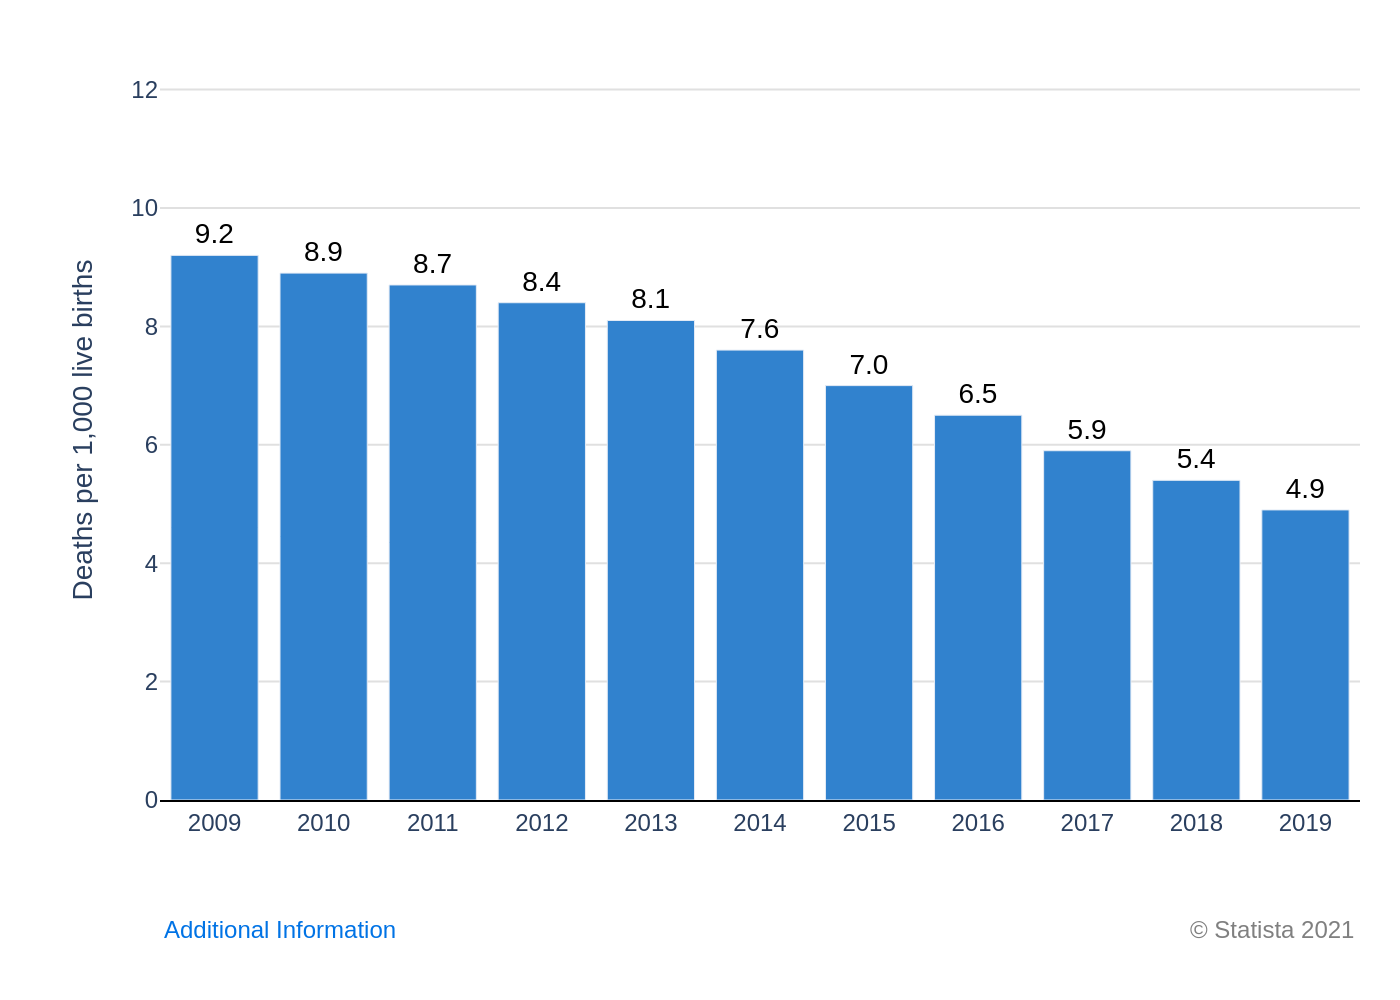

This chart was generated by the following Python code:
import sys
import json
import plotly.graph_objects as go
import os

# Check for command-line argument
if len(sys.argv) != 2:
    print("Usage: python generate_chart.py <path_to_json_file>")
    sys.exit(1)

# Get JSON file path from command-line argument
json_file_path = sys.argv[1]

# Read the JSON data
try:
    with open(json_file_path, 'r', encoding='utf-8') as f:
        chart_config = json.load(f)
except FileNotFoundError:
    print(f"Error: The file '{json_file_path}' was not found.")
    sys.exit(1)
except json.JSONDecodeError:
    print(f"Error: The file '{json_file_path}' is not a valid JSON file.")
    sys.exit(1)

# Extract data and texts
chart_data = chart_config.get('chart_data', [])
texts = chart_config.get('texts', {})
colors = chart_config.get('colors', [])

# Prepare data for Plotly
x_values = [item['x'] for item in chart_data]
y_values = [item['y'] for item in chart_data]

# Create the figure
fig = go.Figure()

# Add the bar trace
fig.add_trace(go.Bar(
    x=x_values,
    y=y_values,
    marker_color=colors[0] if colors else '#3182CE',
    text=[f"{y:.1f}" for y in y_values],
    textposition='outside',
    textfont=dict(family="Arial", size=14, color='black'),
    cliponaxis=False
))

# Update layout
fig.update_layout(
    font=dict(family="Arial", size=12),
    plot_bgcolor='white',
    xaxis=dict(
        title_text=texts.get('x_axis_title'),
        showgrid=False,
        showline=True,
        linecolor='black',
        zeroline=False
    ),
    yaxis=dict(
        title_text=texts.get('y_axis_title'),
        range=[0, 12.5],
        tickvals=[0, 2, 4, 6, 8, 10, 12],
        gridcolor='#e0e0e0',
        zeroline=False
    ),
    showlegend=False,
    margin=dict(l=80, r=20, t=30, b=100),
    annotations=[
        dict(
            text=texts.get('note'),
            showarrow=False,
            xref='paper',
            yref='paper',
            x=0,
            y=-0.2,
            xanchor='left',
            yanchor='bottom',
            font=dict(family="Arial", size=12, color='#0073e5')
        ),
        dict(
            text=texts.get('source'),
            showarrow=False,
            xref='paper',
            yref='paper',
            x=1,
            y=-0.2,
            xanchor='right',
            yanchor='bottom',
            font=dict(family="Arial", size=12, color='grey')
        )
    ]
)

# Derive output filename and save the image
base_filename = os.path.splitext(os.path.basename(json_file_path))[0]
output_filename = f"{base_filename}.png"
fig.write_image(output_filename, scale=2)

print(f"Chart saved as {output_filename}")
